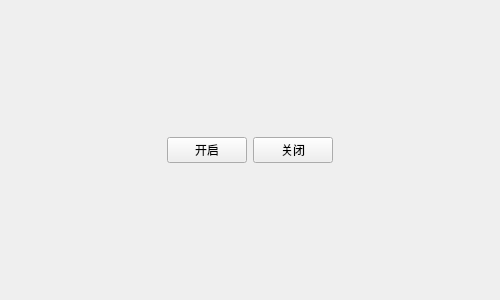
<?xml version="1.0" encoding="UTF-8"?>
<ui version="4.0">
 <class>frmGaugePercent</class>
 <widget class="QWidget" name="frmGaugePercent">
  <property name="geometry">
   <rect>
    <x>0</x>
    <y>0</y>
    <width>500</width>
    <height>300</height>
   </rect>
  </property>
  <property name="windowTitle">
   <string>Form</string>
  </property>
  <layout class="QVBoxLayout" name="verticalLayout_2">
   <property name="spacing">
    <number>0</number>
   </property>
   <property name="leftMargin">
    <number>0</number>
   </property>
   <property name="topMargin">
    <number>0</number>
   </property>
   <property name="rightMargin">
    <number>0</number>
   </property>
   <property name="bottomMargin">
    <number>0</number>
   </property>
   <item>
    <widget class="QWidget" name="widget" native="true">
     <layout class="QHBoxLayout" name="horizontalLayout_2">
      <property name="spacing">
       <number>0</number>
      </property>
      <property name="leftMargin">
       <number>0</number>
      </property>
      <property name="topMargin">
       <number>0</number>
      </property>
      <property name="rightMargin">
       <number>0</number>
      </property>
      <property name="bottomMargin">
       <number>0</number>
      </property>
      <item>
       <spacer name="horizontalSpacer_3">
        <property name="orientation">
         <enum>Qt::Horizontal</enum>
        </property>
        <property name="sizeHint" stdset="0">
         <size>
          <width>40</width>
          <height>20</height>
         </size>
        </property>
       </spacer>
      </item>
      <item>
       <widget class="QWidget" name="widget_3" native="true">
        <layout class="QVBoxLayout" name="verticalLayout">
         <property name="spacing">
          <number>0</number>
         </property>
         <property name="leftMargin">
          <number>9</number>
         </property>
         <property name="topMargin">
          <number>9</number>
         </property>
         <property name="rightMargin">
          <number>9</number>
         </property>
         <property name="bottomMargin">
          <number>9</number>
         </property>
         <item>
          <spacer name="verticalSpacer">
           <property name="orientation">
            <enum>Qt::Vertical</enum>
           </property>
           <property name="sizeHint" stdset="0">
            <size>
             <width>20</width>
             <height>40</height>
            </size>
           </property>
          </spacer>
         </item>
         <item>
          <widget class="GaugePercent" name="gaugePercent" native="true"/>
         </item>
         <item>
          <widget class="QWidget" name="widget_2" native="true">
           <layout class="QHBoxLayout" name="horizontalLayout">
            <property name="leftMargin">
             <number>0</number>
            </property>
            <property name="topMargin">
             <number>0</number>
            </property>
            <property name="rightMargin">
             <number>0</number>
            </property>
            <property name="bottomMargin">
             <number>0</number>
            </property>
            <item>
             <spacer name="horizontalSpacer">
              <property name="orientation">
               <enum>Qt::Horizontal</enum>
              </property>
              <property name="sizeHint" stdset="0">
               <size>
                <width>154</width>
                <height>20</height>
               </size>
              </property>
             </spacer>
            </item>
            <item>
             <widget class="QPushButton" name="btn_OpenTemp">
              <property name="text">
               <string>开启</string>
              </property>
             </widget>
            </item>
            <item>
             <widget class="QPushButton" name="btn_CloseTemp">
              <property name="text">
               <string>关闭</string>
              </property>
             </widget>
            </item>
            <item>
             <spacer name="horizontalSpacer_2">
              <property name="orientation">
               <enum>Qt::Horizontal</enum>
              </property>
              <property name="sizeHint" stdset="0">
               <size>
                <width>154</width>
                <height>20</height>
               </size>
              </property>
             </spacer>
            </item>
           </layout>
          </widget>
         </item>
         <item>
          <spacer name="verticalSpacer_2">
           <property name="orientation">
            <enum>Qt::Vertical</enum>
           </property>
           <property name="sizeHint" stdset="0">
            <size>
             <width>20</width>
             <height>40</height>
            </size>
           </property>
          </spacer>
         </item>
        </layout>
       </widget>
      </item>
      <item>
       <spacer name="horizontalSpacer_4">
        <property name="orientation">
         <enum>Qt::Horizontal</enum>
        </property>
        <property name="sizeHint" stdset="0">
         <size>
          <width>40</width>
          <height>20</height>
         </size>
        </property>
       </spacer>
      </item>
     </layout>
    </widget>
   </item>
  </layout>
 </widget>
 <customwidgets>
  <customwidget>
   <class>GaugePercent</class>
   <extends>QWidget</extends>
   <header>gaugepercent.h</header>
  </customwidget>
 </customwidgets>
 <resources/>
 <connections/>
</ui>
